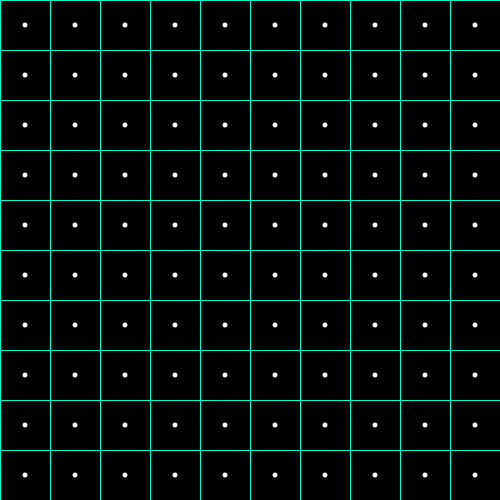
Frame 1 (no input)
Frame 60 (the mouse pressed at the canvas centre just before this capture): identical to frame 1, image omitted
Frame 120 (the mouse held since frame 60 and released just before this capture): identical to frame 1, image omitted

The Processing sketch that drew this single still picture (run headless with seeded random() and noise(); from frame 60 on, the mouse is pressed at the canvas centre):

// Processing sketch: littlecircles
// ── littlecircles.pde

void setup() {
  size(500, 500);
}

void draw() {
  background(0);

  int step = width / 10;

  randomSeed(45);
  for (int xi = 0; xi < width; xi = xi + step) {
    for (int yi = 0; yi < height; yi = yi + step) {


      noFill();
      stroke(0, 255, 206);
      rect(xi, yi, xi+step, yi+step);
      noStroke();
      fill(255);
      circle(xi+step/2, yi+step/2, 5);
      //circle(xi+step*random(0,1), yi+step*random(0,1), 5);
    }
  }
  println(frameRate);
}
